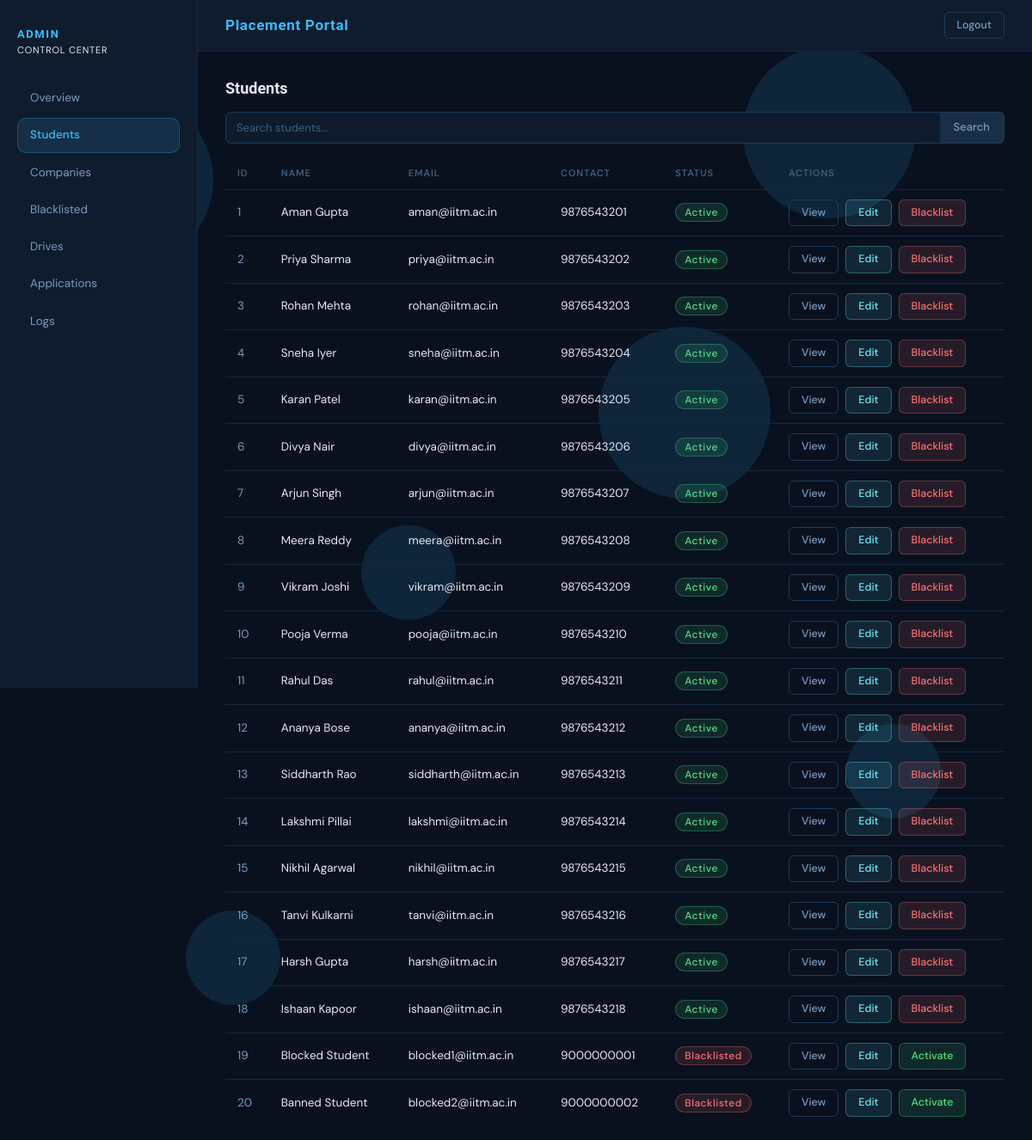
The page /admin/students (signed in) on the database its author committed.
### model.py (models this page shows)
class Student(db.Model):
    id = db.Column(db.Integer, primary_key=True)
    user_id = db.Column(db.Integer, db.ForeignKey('user.id'))
    name = db.Column(db.String(100), nullable=False)
    email = db.Column(db.String(100), nullable=False)
    contact_number = db.Column(db.String(15), nullable=False)
    resume = db.Column(db.String(200), nullable=False)
    cgpa = db.Column(db.Float, nullable=False)
    skills = db.Column(db.String(200))
    course = db.Column(db.String(100))
    applications = db.relationship('Application', backref='student')

### route/admin.py (the view, shortened to what this page needs)
@admin_bp.route("/students", methods=["GET"])
def students():
    query = request.args.get("q", "").strip()
    students_query = Student.query
    students = students_query.all()
    return render_template(
        "admin/students.html",
        students=students,
        active_tab="students",
        search=query
    )

### route/admin.py (called while the page is built)
@admin_bp.before_request
def restrict_admin():
    if not session.get("user_id"):
        flash("Admin Login Required!", "danger")
        return redirect(url_for("auth.login"))
    if session.get("role") != "admin":
        flash("Access denied!, You are not Admin", "danger")
        return redirect(url_for("auth.login"))

### templates/admin/students.html
{% extends "admin/base.html" %}
{% block content %}
<h2>Students</h2>
<form method="GET" action="{{ url_for('admin.students') }}">
  <div class="input-group mb-3">
    <input type="text" class="form-control" placeholder="Search students..." name="q" value="{{ search or '' }}">
    <button class="btn btn-outline-secondary" type="submit">Search</button>
  </div>
</form>
<table class="table">
  <thead>
    <tr>
      <th>ID</th>
      <th>Name</th>
      <th>Email</th>
      <th>Contact</th>
      <th>Status</th>
      <th>Actions</th>
    </tr>
  </thead>
  <tbody>
    {% for student in students %}
    <tr>
      <td>{{ student.id }}</td>
      <td>{{ student.name }}</td>
      <td>{{ student.email }}</td>
      <td>{{ student.contact_number }}</td>
      <td>
        {% if student.user.is_blacklisted %}
          <span class="badge bg-danger">Blacklisted</span>
        {% else %}
          <span class="badge bg-success">Active</span>
        {% endif %}
      </td>
      <td>
        <div class="d-flex gap-2">
          <a href="{{ url_for('admin.view_student', id=student.id) }}"
            class="btn-slate">
            View
          </a>
          <a href="{{ url_for('admin.edit_student', id=student.id) }}"
            class="btn btn-info">
            Edit
          </a>
          <form method="POST" action="{{ url_for('admin.toggle_blacklist_user', id=student.user.id) }}">
            <button class="btn {% if student.user.is_blacklisted %}btn-success{% else %}btn-danger{% endif %}">
              {% if student.user.is_blacklisted %}
                Activate
              {% else %}
                Blacklist
              {% endif %}
            </button>
          </form>
        </div>
      </td>
    </tr>
    {% endfor %}
  </tbody>
</table>
{% endblock %}

### static/app.css (style rules this page uses)
:root { --bg-base: #09111f; --bg-surface: #0f1c2e; --bg-card: #13243a; --bg-hover: #1a2f47; --bg-input: #0d1b2d; --border: #1e3a57; --border-subtle: #152840; --brand: #38bdf8; --brand-dim: rgba(56, 189, 248, 0.12); --brand-glow: rgba(56, 189, 248, 0.25); --text-primary: #e2eaf4; --text-muted: #7a9bbf; --text-faint: #415e7a; --green: #4ade80; --green-dim: rgba(74, 222, 128, 0.12); --green-border: rgba(74, 222, 128, 0.30); --red: #f87171; --red-dim: rgba(248, 113, 113, 0.12); --red-border: rgba(248, 113, 113, 0.30); --yellow: #fbbf24; --yellow-dim: rgba(251, 191, 36, 0.10); --yellow-border: rgba(251, 191, 36, 0.30); --info: #67e8f9; --info-dim: rgba(103, 232, 249, 0.10); --info-border: rgba(103, 232, 249, 0.30); --radius-sm: 6px; --radius-md: 10px; --radius-lg: 14px; --radius-xl: 20px; --font-display: 'Roboto', sans-serif; --font-body: 'DM Sans', sans-serif; }
*, *::before, *::after { box-sizing: border-box; margin: 0; padding: 0; }
body { font-family: var(--font-body); background: var(--bg-base); color: var(--text-primary); font-size: 14px; min-height: 100vh; }
a { color: var(--brand); text-decoration: none; }
h1, h2, h3, h4, h5 { font-family: var(--font-display); color: var(--text-primary); }
.main-content > h2 { font-size: 18px; font-weight: 600; margin-bottom: 1rem; }
.table { width: 100%; border-collapse: collapse; font-size: 13.5px; color: var(--text-primary); --bs-table-bg: transparent; --bs-table-border-color: var(--border-subtle); }
.table thead th { padding: 10px 14px; text-align: left; font-size: 11px; font-weight: 600; letter-spacing: 0.08em; text-transform: uppercase; color: var(--text-faint); border-bottom: 1px solid var(--border-subtle) !important; background: transparent; white-space: nowrap; }
.table tbody tr { border-bottom: 1px solid var(--border-subtle); transition: background 0.15s; }
.table tbody tr:last-child { border-bottom: none; }
.table td { padding: 11px 14px; vertical-align: middle; color: var(--text-primary); border: none !important; }
.table td:first-child { color: var(--text-muted); font-variant-numeric: tabular-nums; }
.badge { font-family: var(--font-body); font-size: 12px; font-weight: 500; padding: 4px 10px; border-radius: var(--radius-xl); border: 1px solid transparent; letter-spacing: 0.04em; }
.bg-success { background: var(--green-dim) !important; color: var(--green) !important; border-color: var(--green-border) !important; }
.bg-danger { background: var(--red-dim) !important; color: var(--red) !important; border-color: var(--red-border) !important; }
.custom-input, .form-control { background: var(--bg-input) !important; border: 1px solid var(--border) !important; border-radius: var(--radius-sm) !important; color: var(--text-primary) !important; font-family: var(--font-body); font-size: 13px; padding: 8px 12px; outline: none; transition: border-color 0.2s, box-shadow 0.2s; width: 100%; }
.custom-input::placeholder, .form-control::placeholder { color: var(--text-faint); }
.input-group { display: flex; }
.input-group .form-control { border-radius: var(--radius-sm) 0 0 var(--radius-sm) !important; flex: 1; }
.input-group .btn-outline-secondary { background: var(--bg-hover); border: 1px solid var(--border); border-left: none; border-radius: 0 var(--radius-sm) var(--radius-sm) 0; color: var(--text-muted); font-family: var(--font-body); font-size: 13px; padding: 8px 16px; cursor: pointer; transition: background 0.18s, color 0.18s; }
.btn-zenvia, .btn-slate, .btn-success, .btn.btn-success, .btn-danger, .btn.btn-danger, .btn-warning, .btn.btn-warning, .btn-info, .btn.btn-info, .btn { font-family: var(--font-body); font-size: 12.5px; font-weight: 500; padding: 6px 14px; border-radius: var(--radius-sm); cursor: pointer; border: 1px solid; transition: all 0.18s; text-decoration: none; display: inline-flex; align-items: center; gap: 4px; line-height: 1.4; white-space: nowrap; }
.btn-slate { border-color: var(--border); color: var(--text-muted); background: transparent; }
.btn-success, .btn.btn-success { border-color: var(--green-border) !important; color: var(--green) !important; background: var(--green-dim) !important; }
.btn-danger, .btn.btn-danger { border-color: var(--red-border) !important; color: var(--red) !important; background: var(--red-dim) !important; }
.btn-info, .btn.btn-info { border-color: var(--info-border) !important; color: var(--info) !important; background: var(--info-dim) !important; }

### rows shown on the page
Student: id "1", name "Aman Gupta", email "aman@iitm.ac.in", contact_number "9876543201", shows "Active", shows "Blacklist"
Student: id "2", name "Priya Sharma", email "priya@iitm.ac.in", contact_number "9876543202", shows "Active", shows "Blacklist"
Student: id "3", name "Rohan Mehta", email "rohan@iitm.ac.in", contact_number "9876543203", shows "Active", shows "Blacklist"
Student: id "4", name "Sneha Iyer", email "sneha@iitm.ac.in", contact_number "9876543204", shows "Active", shows "Blacklist"
Student: id "5", name "Karan Patel", email "karan@iitm.ac.in", contact_number "9876543205", shows "Active", shows "Blacklist"
Student: id "6", name "Divya Nair", email "divya@iitm.ac.in", contact_number "9876543206", shows "Active", shows "Blacklist"
Student: id "7", name "Arjun Singh", email "arjun@iitm.ac.in", contact_number "9876543207", shows "Active", shows "Blacklist"
Student: id "8", name "Meera Reddy", email "meera@iitm.ac.in", contact_number "9876543208", shows "Active", shows "Blacklist"
Student: id "9", name "Vikram Joshi", email "vikram@iitm.ac.in", contact_number "9876543209", shows "Active", shows "Blacklist"
Student: id "10", name "Pooja Verma", email "pooja@iitm.ac.in", contact_number "9876543210", shows "Active", shows "Blacklist"
Student: id "11", name "Rahul Das", email "rahul@iitm.ac.in", contact_number "9876543211", shows "Active", shows "Blacklist"
Student: id "12", name "Ananya Bose", email "ananya@iitm.ac.in", contact_number "9876543212", shows "Active", shows "Blacklist"
Student: id "13", name "Siddharth Rao", email "siddharth@iitm.ac.in", contact_number "9876543213", shows "Active", shows "Blacklist"
Student: id "14", name "Lakshmi Pillai", email "lakshmi@iitm.ac.in", contact_number "9876543214", shows "Active", shows "Blacklist"
Student: id "15", name "Nikhil Agarwal", email "nikhil@iitm.ac.in", contact_number "9876543215", shows "Active", shows "Blacklist"
Student: id "16", name "Tanvi Kulkarni", email "tanvi@iitm.ac.in", contact_number "9876543216", shows "Active", shows "Blacklist"
Student: id "17", name "Harsh Gupta", email "harsh@iitm.ac.in", contact_number "9876543217", shows "Active", shows "Blacklist"
Student: id "18", name "Ishaan Kapoor", email "ishaan@iitm.ac.in", contact_number "9876543218", shows "Active", shows "Blacklist"
Student: id "19", name "Blocked Student", email "blocked1@iitm.ac.in", contact_number "9000000001", shows "Blacklisted", shows "Activate"
Student: id "20", name "Banned Student", email "blocked2@iitm.ac.in", contact_number "9000000002", shows "Blacklisted", shows "Activate"
